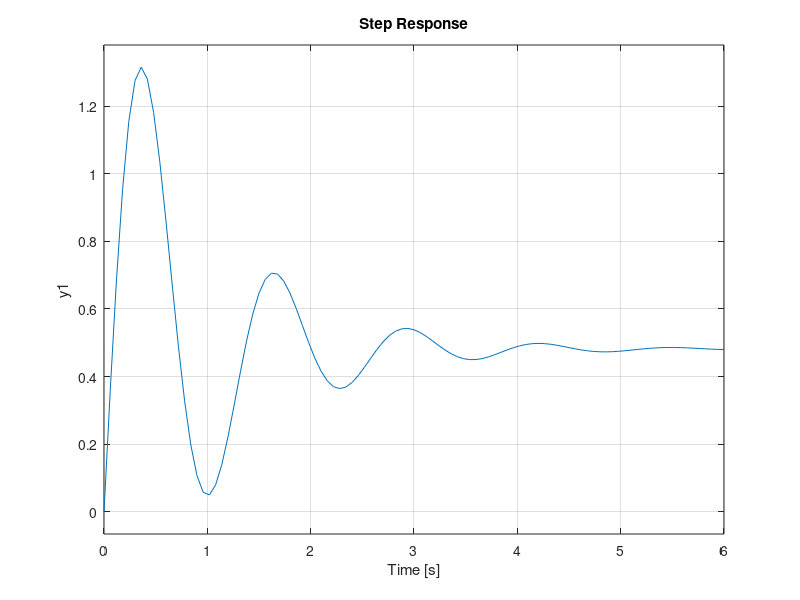

Recreate this plot in MATLAB.
clc;
num=[1 2]; % numerator 
den=[1 -4 13]; % Denominator 
G_s=tf(num,den) % Transfer function
rlocus(G_s) % Root locus

K=6.04; % DC gain
G_s=tf(K.*num,den) % Transfer function

H_s=feedback(G_s,1) % Closed Loop Transfer function with Unit Negative feedback
step(H_s) % Unit Step Response